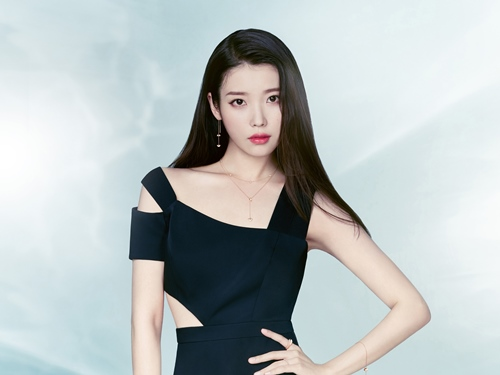
#> input picture Spring/python Teacher Code/python Teacher Code/HELLOPYTHON/day12/iu.jpg, 500 x 375 px
$ python mycv04crop.py
#> lines starting #> are read from the running program, lines starting #| are printed output that depends on the picture
import cv2

img = cv2.imread('iu.jpg', cv2.IMREAD_GRAYSCALE)
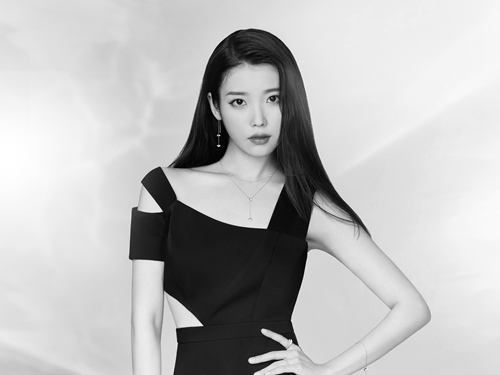
#> img: shape (375, 500); min 0, max 255, mean 188.5

img_crop = img[10:180,150:350]
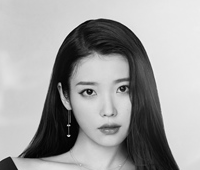
#> img_crop: shape (170, 200); min 0, max 242, mean 159.6


cv2.imshow('Test Image', img_crop)
cv2.imwrite('ui.jpg', img_crop)


cv2.waitKey(0)
cv2.destroyAllWindows()
